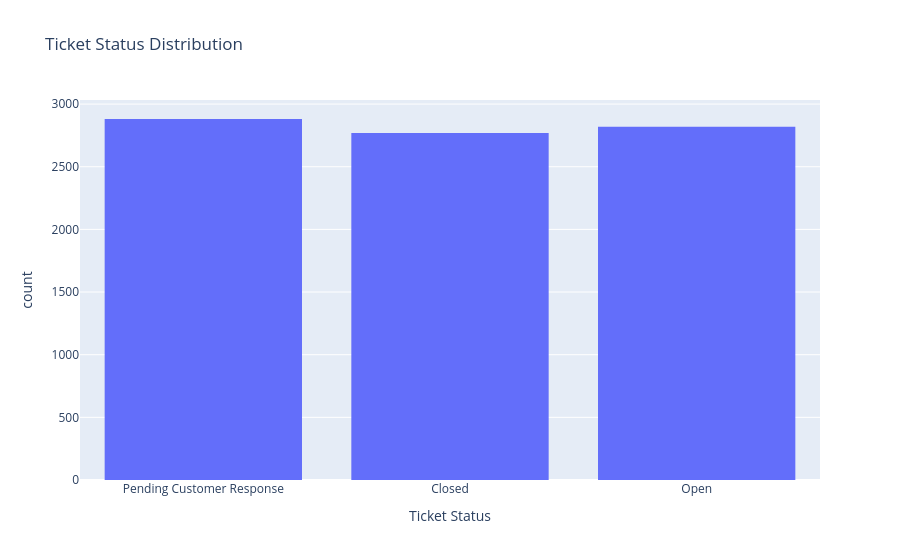

Notebook source saved alongside this figure:
### Code cell
fig = px.histogram(df['Ticket Status'], x=col, title=f"Ticket Status Distribution")
fig.show()

### Figure 1 — Plotly figure (JSON) as saved in the notebook; plotly's stock layout.template omitted (floating-point values rounded to 4 significant figures; data arrays with more than 128 entries replaced by an {"elided": "..."} marker saying what was removed)
{"data": [{"bingroup": "x", "hovertemplate": "Ticket Status=%{x}<br>count=%{y}<extra></extra>", "legendgroup": "", "marker": {"color": "#636efa", "pattern": {"shape": ""}}, "name": "", "orientation": "v", "showlegend": false, "type": "histogram", "x": {"elided": "8469 str values"}, "xaxis": "x", "yaxis": "y"}], "layout": {"barmode": "relative", "legend": {"tracegroupgap": 0}, "title": {"text": "Ticket Status Distribution"}, "xaxis": {"anchor": "y", "domain": [0, 1], "title": {"text": "Ticket Status"}}, "yaxis": {"anchor": "x", "domain": [0, 1], "title": {"text": "count"}}}}
